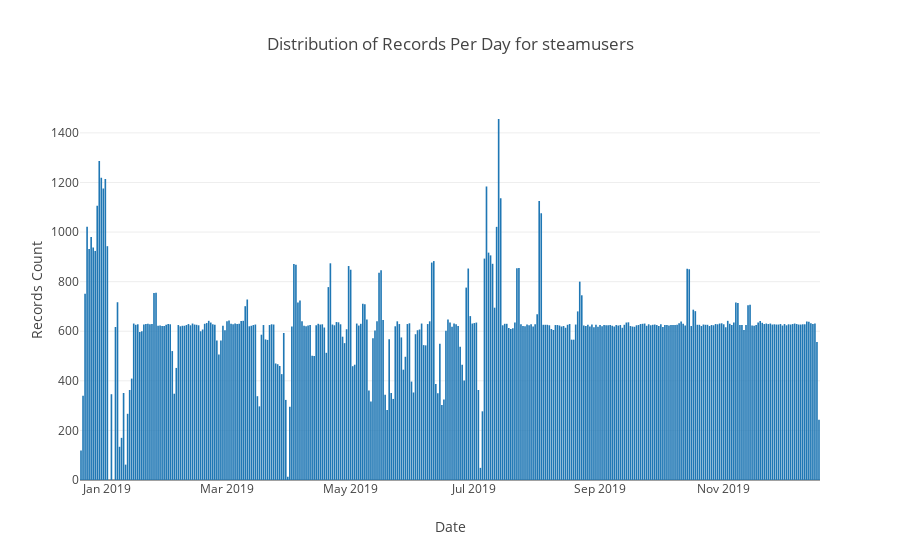

The code cell stored with this chart in its notebook:
### Markdown cell above
## These are the number of records we have per day for the `steamusers` Mongo collection.  This is created using the `steamusers.py` script.

### Code cell
# https://plot.ly/python/bar-charts/

data = [Bar(
        x=grouped_df['date'],
        y=grouped_df['count']
    )]

layout = Layout(
        title='Distribution of Records Per Day for steamusers',
        xaxis=dict(
            title='Date'
        ),
        yaxis=dict(
            title='Records Count'
        )
    )

fig = Figure(data=data, layout=layout)

iplot(fig)

### Figure 1 — Plotly figure (JSON) as saved in the notebook; plotly's stock layout.template omitted (floating-point values rounded to 4 significant figures; data arrays with more than 128 entries replaced by an {"elided": "..."} marker saying what was removed)
{"data": [{"type": "bar", "uid": "941eb228-bde7-4d44-8262-74582725ec2a", "x": {"elided": "363 str values"}, "y": {"elided": "363 int values"}}], "layout": {"title": {"text": "Distribution of Records Per Day for steamusers"}, "xaxis": {"title": {"text": "Date"}}, "yaxis": {"title": {"text": "Records Count"}}}}
